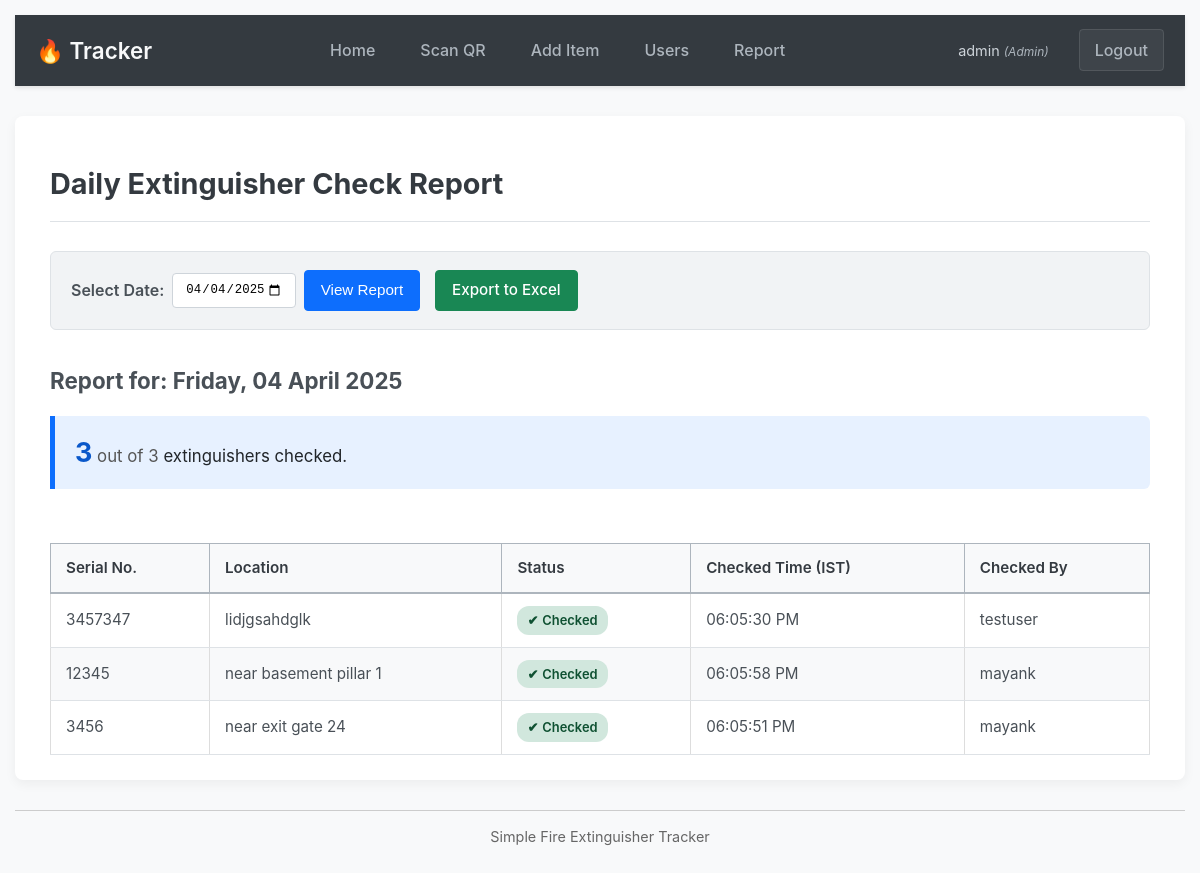
The page /admin/report (signed in) on the database its author committed.
### index.py (models this page shows, shortened)
class User(UserMixin, db.Model):
    __tablename__ = 'users' # Explicit table name
    id = db.Column(db.Integer, primary_key=True)
    username = db.Column(db.String(80), unique=True, nullable=False)
    password_hash = db.Column(db.String(256), nullable=False)
    is_admin = db.Column(db.Boolean, default=False, nullable=False)
    check_logs = db.relationship('CheckInLog', backref='user', lazy=True)

class CheckInLog(db.Model):
    __tablename__ = 'check_in_logs' # Explicit table name
    id = db.Column(db.Integer, primary_key=True)
    extinguisher_id = db.Column(db.Integer, db.ForeignKey('extinguishers.id'), nullable=False, index=True)
    user_id = db.Column(db.Integer, db.ForeignKey('users.id'), nullable=False, index=True)
    checked_at = db.Column(db.DateTime, nullable=False, default=datetime.utcnow, index=True) # Store check-in time

class Extinguisher(db.Model):
    __tablename__ = 'extinguishers' # Explicit table name
    id = db.Column(db.Integer, primary_key=True)
    unique_id = db.Column(db.String(36), unique=True, nullable=False, default=lambda: str(uuid.uuid4()), index=True)
    serial_number = db.Column(db.String(100), unique=True, nullable=False, index=True)
    location_description = db.Column(db.String(200), nullable=False)
    latitude = db.Column(db.Float, nullable=True)
    longitude = db.Column(db.Float, nullable=True)
    last_checked_date = db.Column(db.DateTime, nullable=True) # Keep this for quick view
    qr_code_filename = db.Column(db.String(50), nullable=True)
    check_logs = db.relationship('CheckInLog', backref='extinguisher', lazy=True, cascade="all, delete-orphan")

### index.py (the view)
@app.route('/admin/report')
@login_required
@admin_required
def daily_report():
    date_str = request.args.get('report_date')
    target_date = date.today() # Default
    if date_str:
        try: target_date = date.fromisoformat(date_str)
        except ValueError: flash("Invalid date format.", "error")
    report_data_list = _get_report_data(target_date)
    template_report_data = []
    checked_count = 0
    total_extinguishers = 0
    if report_data_list is None:
        flash("An error occurred while generating the report data.", "error")
    elif report_data_list:
        total_extinguishers = len(report_data_list)
        checked_count = sum(1 for item in report_data_list if item['checked_today'])
        extinguisher_map = {ex.id: ex for ex in db.session.scalars(db.select(Extinguisher)).all()}
        for item in report_data_list:
             template_report_data.append({
                 'extinguisher': extinguisher_map.get(item['extinguisher_id']),
                 'checked_today': item['checked_today'],
                 'checked_at': item['checked_at'],
                 'checked_by': item['checked_by']
             })
    return render_template('report.html',
                           report_data=template_report_data,
                           target_date=target_date,
                           today_date_str=date.today().isoformat(),
                           checked_count=checked_count, # Pass count
                           total_extinguishers=total_extinguishers # Pass total
                           )

### index.py (called while the page is built, shortened)
@login_manager.user_loader
def load_user(user_id):
    return db.session.get(User, int(user_id)) # Use db.session.get for primary key lookup

def admin_required(f):
    @wraps(f)
    def decorated_function(*args, **kwargs):
        return f(*args, **kwargs)
    return decorated_function

@app.template_filter('datetime_ist')
def format_datetime_ist(value, format='%Y-%m-%d %I:%M:%S %p %Z'): # Default format includes AM/PM and Timezone Abbr.
    if value is None:
        return "N/A" # Or "" or "Never"
    if not isinstance(value, datetime):
         app.logger.warning(f"datetime_ist filter received non-datetime value: {value}")
         return value
    if value.tzinfo is None:
        value_utc = UTC.localize(value)
    else:
        value_utc = value.astimezone(UTC)
    value_ist = value_utc.astimezone(IST)
    return value_ist.strftime(format)

### templates/report.html (shortened to what this page needs)
{% extends "base.html" %}
{% block content %}
<h1>Daily Extinguisher Check Report</h1>
<div class="report-controls">
    <form method="GET" action="{{ url_for('daily_report') }}">
        <label for="report_date">Select Date:</label>
        <input type="date" id="report_date" name="report_date"
               value="{{ target_date.isoformat() }}"
               max="{{ today_date_str }}">
        <button type="submit" class="btn btn-primary">View Report</button>
    </form>
    {% if report_data %}
        <a href="{{ url_for('export_report', report_date=target_date.isoformat()) }}"
           class="btn btn-success" role="button">Export to Excel</a>
    {% endif %}
</div>
<h2>Report for: {{ target_date.strftime('%A, %d %B %Y') }}</h2>
{% if report_data %}
<div class="report-summary">
    <span class="summary-count">{{ checked_count }}</span>
    <span class="summary-total"> out of {{ total_extinguishers }}</span>
    extinguishers checked.
</div>
{% endif %}
{% if not report_data %}
    <p class="no-data-message">No check-in data found for this date.</p>
{% else %}
    <div class="report-table-container">
        <table class="report-table">
            <thead>
                <tr>
                    <th>Serial No.</th>
                    <th>Location</th>
                    <th>Status</th>
                    <th>Checked Time (IST)</th>
                    <th>Checked By</th>
                </tr>
            </thead>
            <tbody>
                {% for item in report_data %}
                    <tr>
                        <td>{{ item.extinguisher.serial_number if item.extinguisher else 'N/A' }}</td>
                        <td>{{ item.extinguisher.location_description if item.extinguisher else 'N/A' }}</td>
                        <td>
                            {% if item.checked_today %}
                                <span class="status-badge status-checked">Checked</span>
                            {% else %}
                                <span class="status-badge status-missed">Missed</span>
                            {% endif %}
                        </td>
                        <td>
                            {% if item.checked_at %}
                                {{ item.checked_at | datetime_ist('%I:%M:%S %p') }}
                            {% else %}
                                -
                            {% endif %}
                        </td>
                        <td>
                            {{ item.checked_by if item.checked_by else '-' }}
                        </td>
                    </tr>
                {% endfor %}
            </tbody>
        </table>
    </div>
{% endif %}
{% endblock %}

### templates/base.html (shortened to what this page needs)
<!DOCTYPE html>
<html lang="en">
<head>
    <link rel="stylesheet" href="{{ url_for('static', filename='css/style.css') }}">
    <link rel="stylesheet" href="{{ url_for('static', filename='css/navbar.css') }}">
</head>
<body>
<nav class="navbar">
    <div class="nav-container">
        <a href="{{ url_for('index') }}" class="navbar-brand">🔥 Tracker</a>
        <ul class="navbar-nav main-nav">
            {% if current_user.is_authenticated %}
                <li><a href="{{ url_for('index') }}" class="nav-link">Home</a></li>
                <li><a href="{{ url_for('scan_page') }}" class="nav-link">Scan QR</a></li>
                {% if current_user.is_admin %}
                    <li><a href="{{ url_for('add_extinguisher') }}" class="nav-link">Add Item</a></li>
                    <li><a href="{{ url_for('user_list') }}" class="nav-link">Users</a></li>
                    <li><a href="{{ url_for('daily_report') }}" class="nav-link">Report</a></li>
                {% endif %}
            {% endif %}
        </ul>
        <ul class="navbar-nav auth-nav">
            {% if current_user.is_authenticated %}
                <li class="user-info">
                    <span>{{ current_user.username }}{% if current_user.is_admin %} <small>(Admin)</small>{% endif %}</span>
                </li>
                <li><a href="{{ url_for('logout') }}" class="nav-link logout-link">Logout</a></li>
            {% else %}
                <li><a href="{{ url_for('login') }}" class="nav-link login-link">Login</a></li>
            {% endif %}
        </ul>
    </div>
</nav>
<div class="content">
    {% block content %}{% endblock %}
</div>
<footer>
    <hr>
    <p>Simple Fire Extinguisher Tracker</p>
</footer>
</body>
</html>

### static/css/style.css (style rules this page uses)
body { font-family: sans-serif; line-height: 1.6; margin: 20px; background-color: #f4f4f4; }
nav a { text-decoration: none; color: #333; margin: 0 5px; }
hr { border: 0; height: 1px; background: #ccc; }
.content { background: #fff; padding: 20px; border-radius: 5px; box-shadow: 0 2px 5px rgba(0,0,0,0.1); }
table { width: 100%; border-collapse: collapse; margin-top: 20px; }
th, td { border: 1px solid #ddd; padding: 8px; text-align: left; }
th { background-color: #f2f2f2; }
tr:nth-child(even) { background-color: #f9f9f9; }
label { display: block; margin-bottom: 5px; font-weight: bold; }
button { background-color: dodgerblue; color: white; padding: 10px 15px; border: none; border-radius: 3px; cursor: pointer; }
footer { margin-top: 20px; text-align: center; font-size: 0.9em; color: #666; }

### static/css/navbar.css (style rules this page uses)
.navbar { background-color: #343a40; padding: 0.8rem 1rem; box-shadow: 0 2px 4px rgba(0, 0, 0, 0.1); position: sticky; top: 0; z-index: 1000; }
.nav-container { max-width: 1200px; margin: 0 auto; display: flex; justify-content: space-between; align-items: center; }
.navbar-brand { color: #f8f9fa; text-decoration: none; font-size: 1.4em; font-weight: 600; padding: 5px 0; }
.navbar-nav { list-style: none; padding: 0; margin: 0; display: flex; align-items: center; gap: 5px; }
.nav-link { color: #adb5bd; text-decoration: none; padding: 10px 15px; border-radius: 4px; font-weight: 500; position: relative; transition: color 0.3s ease, background-color 0.3s ease; overflow: hidden; }
.nav-link::after { content: ''; position: absolute; bottom: 5px; left: 50%; width: 0; height: 2px; background-color: #0d6efd; transition: all 0.3s ease-out; transform: translateX(-50%); }
.auth-nav { gap: 15px; }
.user-info span { color: #ced4da; font-size: 0.9em; margin-right: 10px; }
.user-info small { color: #adb5bd; font-style: italic; }
.logout-link, .login-link { background-color: rgba(255, 255, 255, 0.05); border: 1px solid rgba(255, 255, 255, 0.1); }
.logout-link::after, .login-link::after { display: none; }

### rows shown on the page
User: username "admin"
CheckInLog: extinguisher "3457347", extinguisher "lidjgsahdglk", checked_at "06:05:30 PM", username "testuser"
CheckInLog: extinguisher "12345", extinguisher "near basement pillar 1", checked_at "06:05:58 PM", username "mayank", extinguisher "3456", extinguisher "near exit gate 24", checked_at "06:05:51 PM"

### other values the page prints
{{ checked_count }} "3"
{{ total_extinguishers }} "3"
